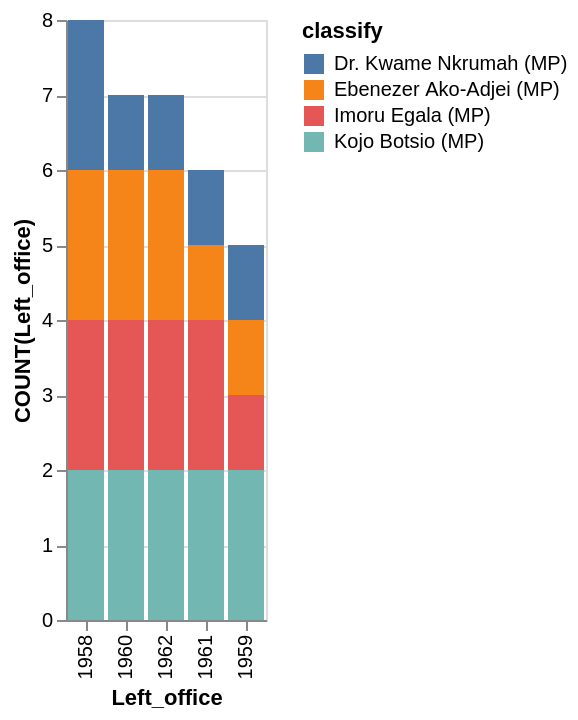

Vega-Lite specification stored for this chart:
### Vega-Lite specification from a JSON file in a GitHub repository (floating-point values rounded to 4 significant figures)
{"data": {"values": [{"x_data": "1958", "y_data": 2, "classify": "Dr. Kwame Nkrumah (MP)"}, {"x_data": "1959", "y_data": 1, "classify": "Dr. Kwame Nkrumah (MP)"}, {"x_data": "1960", "y_data": 1, "classify": "Dr. Kwame Nkrumah (MP)"}, {"x_data": "1961", "y_data": 1, "classify": "Dr. Kwame Nkrumah (MP)"}, {"x_data": "1962", "y_data": 1, "classify": "Dr. Kwame Nkrumah (MP)"}, {"x_data": "1958", "y_data": 2, "classify": "Ebenezer Ako-Adjei (MP)"}, {"x_data": "1959", "y_data": 1, "classify": "Ebenezer Ako-Adjei (MP)"}, {"x_data": "1960", "y_data": 2, "classify": "Ebenezer Ako-Adjei (MP)"}, {"x_data": "1961", "y_data": 1, "classify": "Ebenezer Ako-Adjei (MP)"}, {"x_data": "1962", "y_data": 2, "classify": "Ebenezer Ako-Adjei (MP)"}, {"x_data": "1958", "y_data": 2, "classify": "Imoru Egala (MP)"}, {"x_data": "1959", "y_data": 1, "classify": "Imoru Egala (MP)"}, {"x_data": "1960", "y_data": 2, "classify": "Imoru Egala (MP)"}, {"x_data": "1961", "y_data": 2, "classify": "Imoru Egala (MP)"}, {"x_data": "1962", "y_data": 2, "classify": "Imoru Egala (MP)"}, {"x_data": "1958", "y_data": 2, "classify": "Kojo Botsio (MP)"}, {"x_data": "1959", "y_data": 2, "classify": "Kojo Botsio (MP)"}, {"x_data": "1960", "y_data": 2, "classify": "Kojo Botsio (MP)"}, {"x_data": "1961", "y_data": 2, "classify": "Kojo Botsio (MP)"}, {"x_data": "1962", "y_data": 2, "classify": "Kojo Botsio (MP)"}]}, "mark": "bar", "encoding": {"x": {"field": "x_data", "type": "nominal", "title": "Left_office", "sort": {"op": "sum", "field": "y_data", "order": "descending"}}, "y": {"field": "y_data", "type": "quantitative", "title": "COUNT(Left_office)"}, "color": {"field": "classify"}}}
